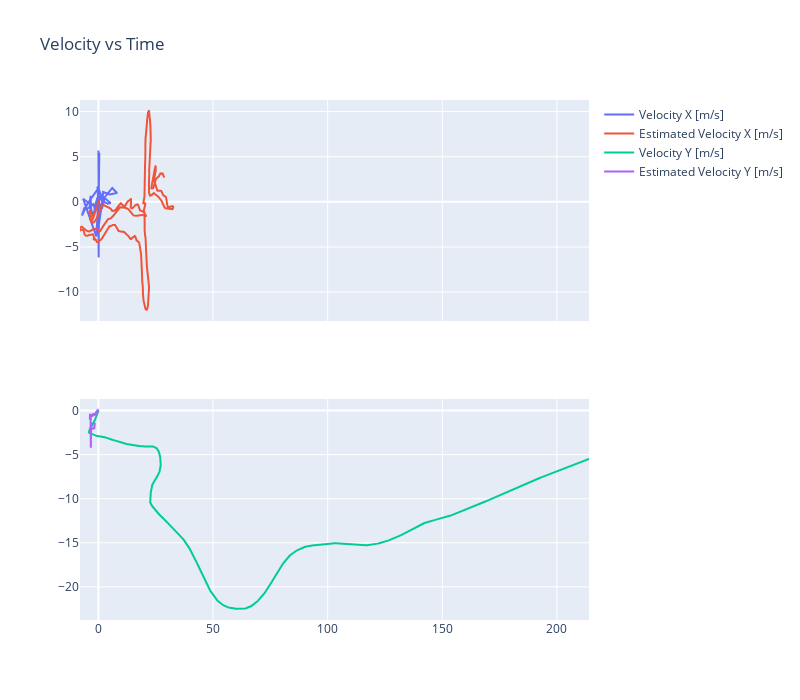

The notebook cell saved with this chart:
### Code cell
import plotly.graph_objects as go
from plotly.subplots import make_subplots

fig = make_subplots(rows=2, cols=1, shared_xaxes=True)

fig.add_trace(go.Scatter(x=velocities[:, 0], y=velocities[:, 1], mode='lines', name='Velocity X [m/s]'), row=1, col=1)
fig.add_trace(go.Scatter(x=est_velocities[:, 0], y=est_velocities[:, 1], mode='lines', name='Estimated Velocity X [m/s]'), row=1, col=1)

fig.add_trace(go.Scatter(x=est_positions_imu[:, 0], y=est_positions_imu[:, 1], mode='lines', name='Velocity Y [m/s]'), row=2, col=1)
fig.add_trace(go.Scatter(x=est_positions_flow[:, 0], y=est_positions_flow[:, 1], mode='lines', name='Estimated Velocity Y [m/s]'), row=2, col=1)

fig.update_layout(title='Velocity vs Time', width=800, height=700)
fig.show()

### Figure 1 — Plotly figure (JSON) as saved in the notebook; plotly's stock layout.template omitted (floating-point values rounded to 4 significant figures; data arrays with more than 128 entries replaced by an {"elided": "..."} marker saying what was removed)
{"data": [{"mode": "lines", "name": "Velocity X [m/s]", "type": "scatter", "x": {"elided": "1000 float values"}, "xaxis": "x", "y": {"elided": "1000 float values"}, "yaxis": "y"}, {"mode": "lines", "name": "Estimated Velocity X [m/s]", "type": "scatter", "x": {"elided": "1000 float values"}, "xaxis": "x", "y": {"elided": "1000 float values"}, "yaxis": "y"}, {"mode": "lines", "name": "Velocity Y [m/s]", "type": "scatter", "x": {"elided": "1000 float values"}, "xaxis": "x2", "y": {"elided": "1000 float values"}, "yaxis": "y2"}, {"mode": "lines", "name": "Estimated Velocity Y [m/s]", "type": "scatter", "x": {"elided": "1000 float values"}, "xaxis": "x2", "y": {"elided": "1000 float values"}, "yaxis": "y2"}], "layout": {"height": 700, "title": {"text": "Velocity vs Time"}, "width": 800, "xaxis": {"anchor": "y", "domain": [0, 1], "matches": "x2", "showticklabels": false}, "xaxis2": {"anchor": "y2", "domain": [0, 1]}, "yaxis": {"anchor": "x", "domain": [0.575, 1]}, "yaxis2": {"anchor": "x2", "domain": [0, 0.425]}}}
